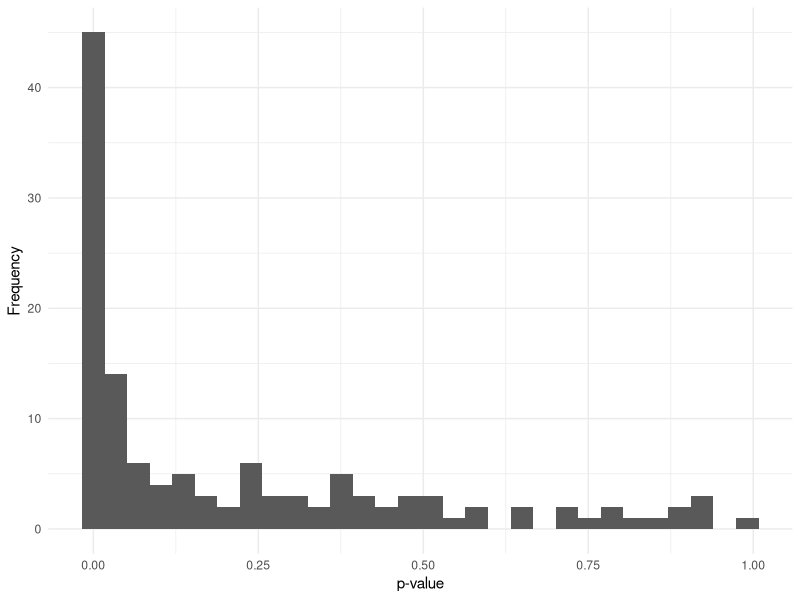

Reproduce this figure in R.
# ==============================================================================
# Environment
# ==============================================================================
suppressMessages(library("data.table"))
suppressMessages(library("ggplot2"))

# ==============================================================================
# Data
# ==============================================================================
# load hypothesis testing results
htest = fread("sv-disruption-tests.tsv", sep = "\t", header = TRUE)

# ==============================================================================
# Analysis
# ==============================================================================

# ==============================================================================
# Plots
# ==============================================================================
gg = (
    ggplot(data = htest)
    + geom_histogram(aes(x = p))
    + labs(x = "p-value", y = "Frequency")
    + theme_minimal()
)
ggsave(
    "Plots/sv-disruption.expression.p-values.png",
    height = 12,
    width = 20,
    units = "cm"
)
